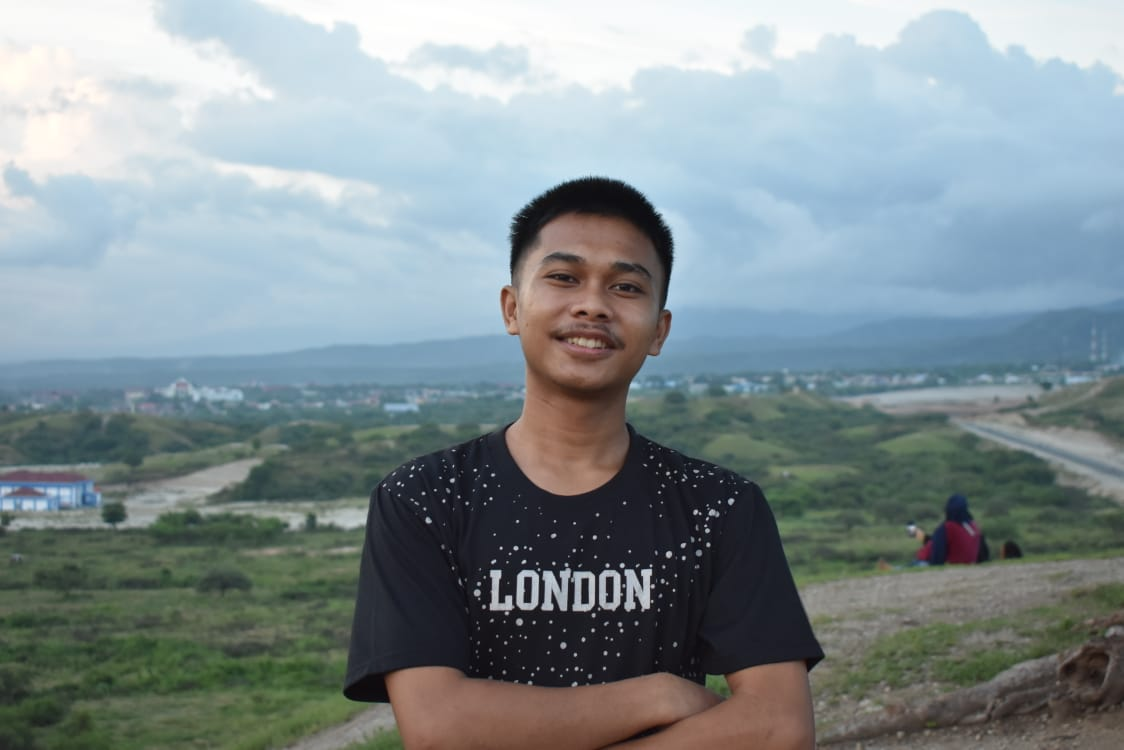
#> input picture IMG DAUS.jpg, 1124 x 750 px
$ python TransformasiNegatif.py
#> lines starting #> are read from the running program, lines starting #| are printed output that depends on the picture
import cv2

img = cv2.imread("IMG DAUS.jpg", 0)
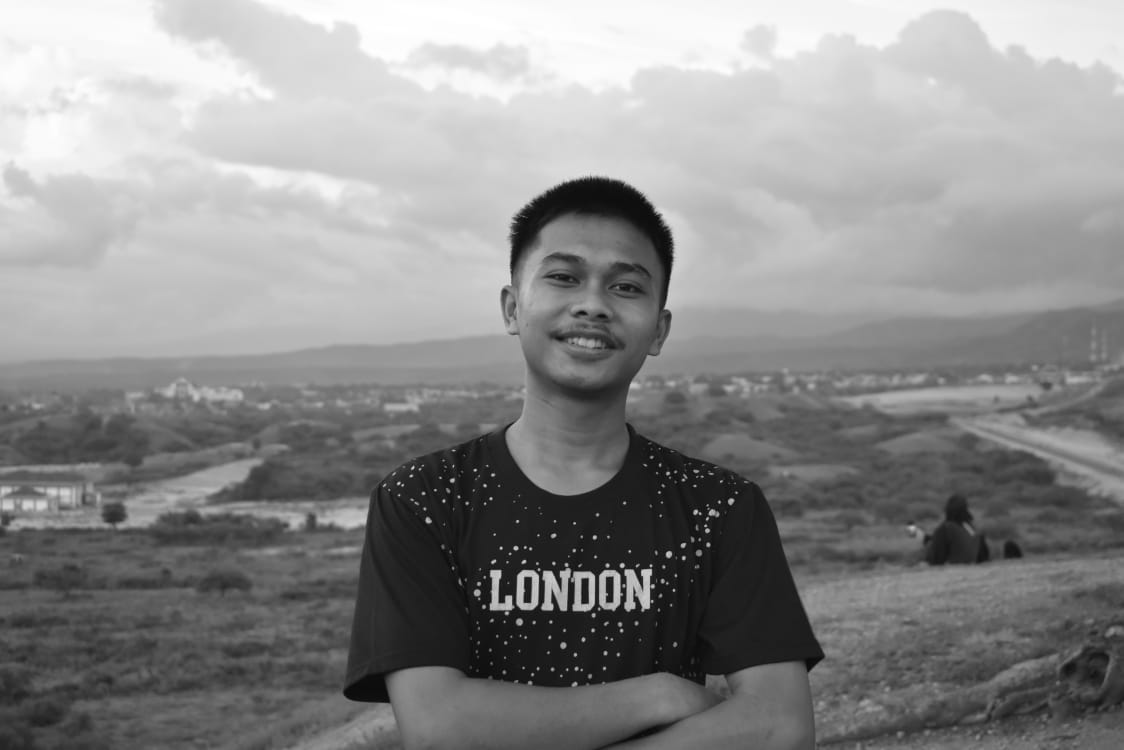
#> img: shape (750, 1124); min 4, max 255, mean 139.3

negatif = 255 - img
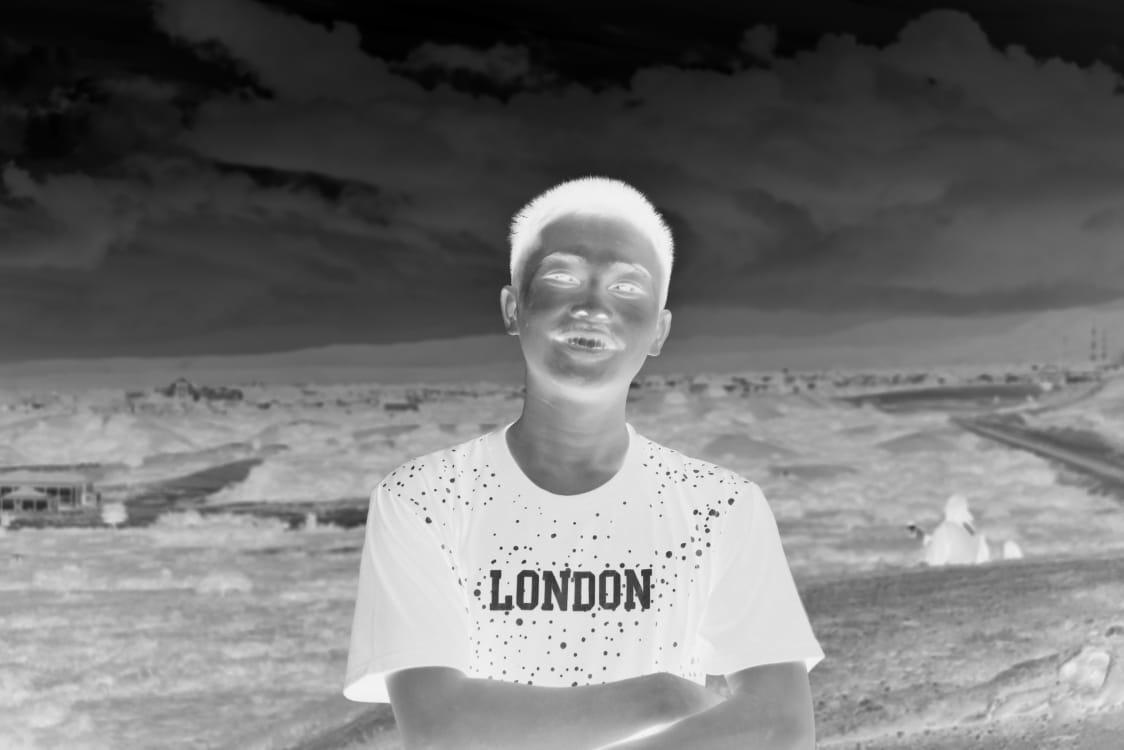
#> negatif: shape (750, 1124); min 0, max 251, mean 115.7

cv2.imshow("Original Image", img)
cv2.imshow("Image Negative", negatif)

cv2.waitKey(0)
cv2.destroyAllWindows()
